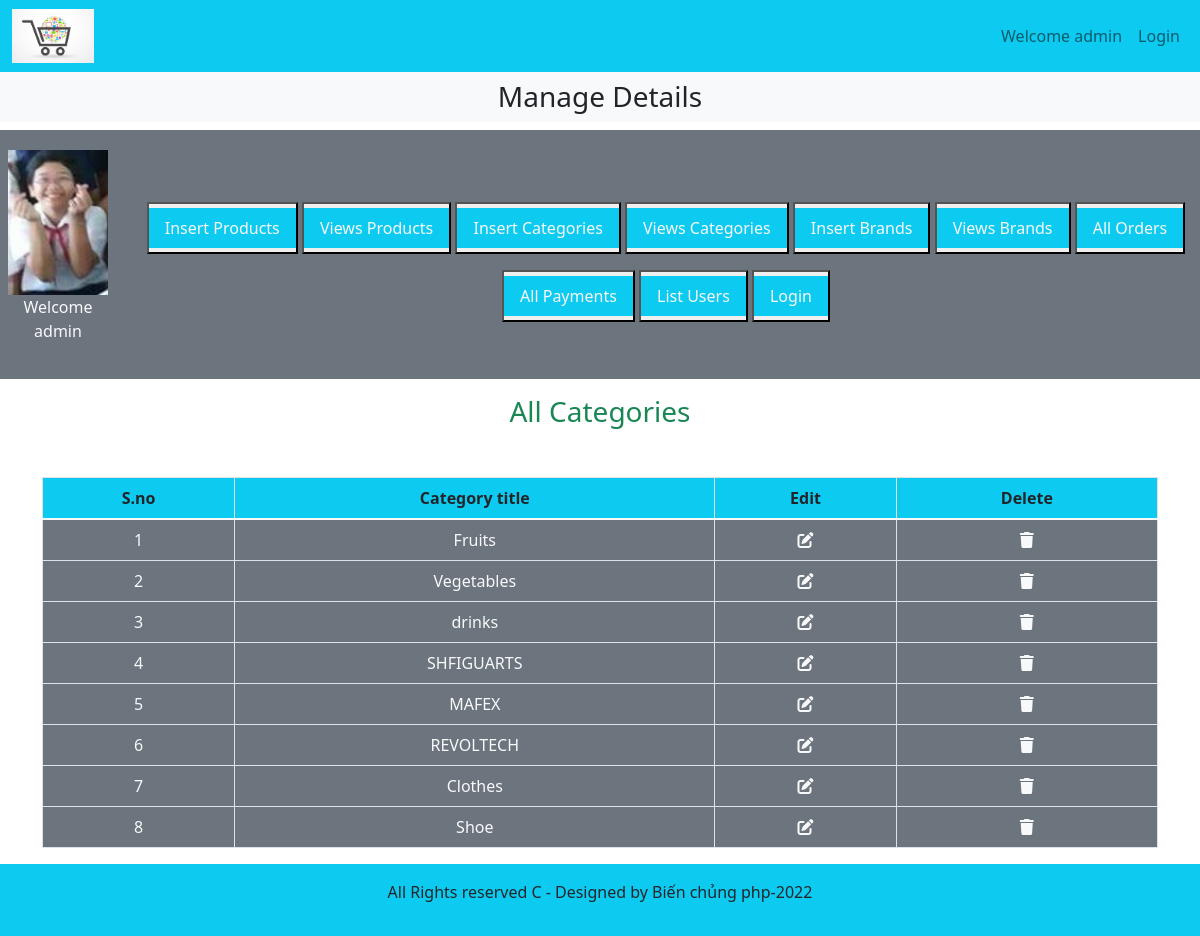
The page /admin_area/index.php?view_categories on the database its author committed.
### tables this page shows
CREATE TABLE `categories` (
  `category_id` int(11) NOT NULL,
  `category_title` varchar(160) NOT NULL
);

### admin_area/view_categories.php (the view)
<h3 class="text-center text-success">All Categories</h3>
<table class="table table-bordered mt-5">
    <thead class="bg-info">
        <tr class="text-center">
            <th>S.no</th>
            <th>Category title</th>
            <th>Edit</th>
            <th>Delete</th>
        </tr>
    </thead>
    <tbody class="bg-secondary text-light">
        <?php
            $select_cat="SELECT * FROM `categories`";
            $result=mysqli_query($con,$select_cat);
            $number=0;
            while($row=mysqli_fetch_assoc($result)){
                $category_id=$row['category_id'];
                $category_title=$row['category_title'];
                $number++;
        ?>
        <tr class="text-center">
            <td><?php echo $number; ?></td>
            <td><?php echo $category_title; ?></td>
            <td><a href='index.php?edit_category=<?php echo $category_id; ?>' class='text-light'><i class='fa-solid fa-pen-to-square'></i></a></td>
            <td><a href='index.php?delete_category=<?php echo $category_id; ?>' class='text-light'><i class='fa-solid fa-trash'></i></a></td>
        </tr>
        <?php
            }
        ?>
    </tbody>
</table>

### styles.css (style rules this page uses)
* { margin: 0; padding: 0; box-sizing: border-box; }

### admin_area/index.php (style rules this page uses)
body { overflow-x: hidden; }

### rows shown on the page
categories: category_title "Fruits"
categories: category_title "Vegetables"
categories: category_title "drinks"
categories: category_title "SHFIGUARTS"
categories: category_title "MAFEX"
categories: category_title "REVOLTECH"
categories: category_title "Clothes"
categories: category_title "Shoe"
